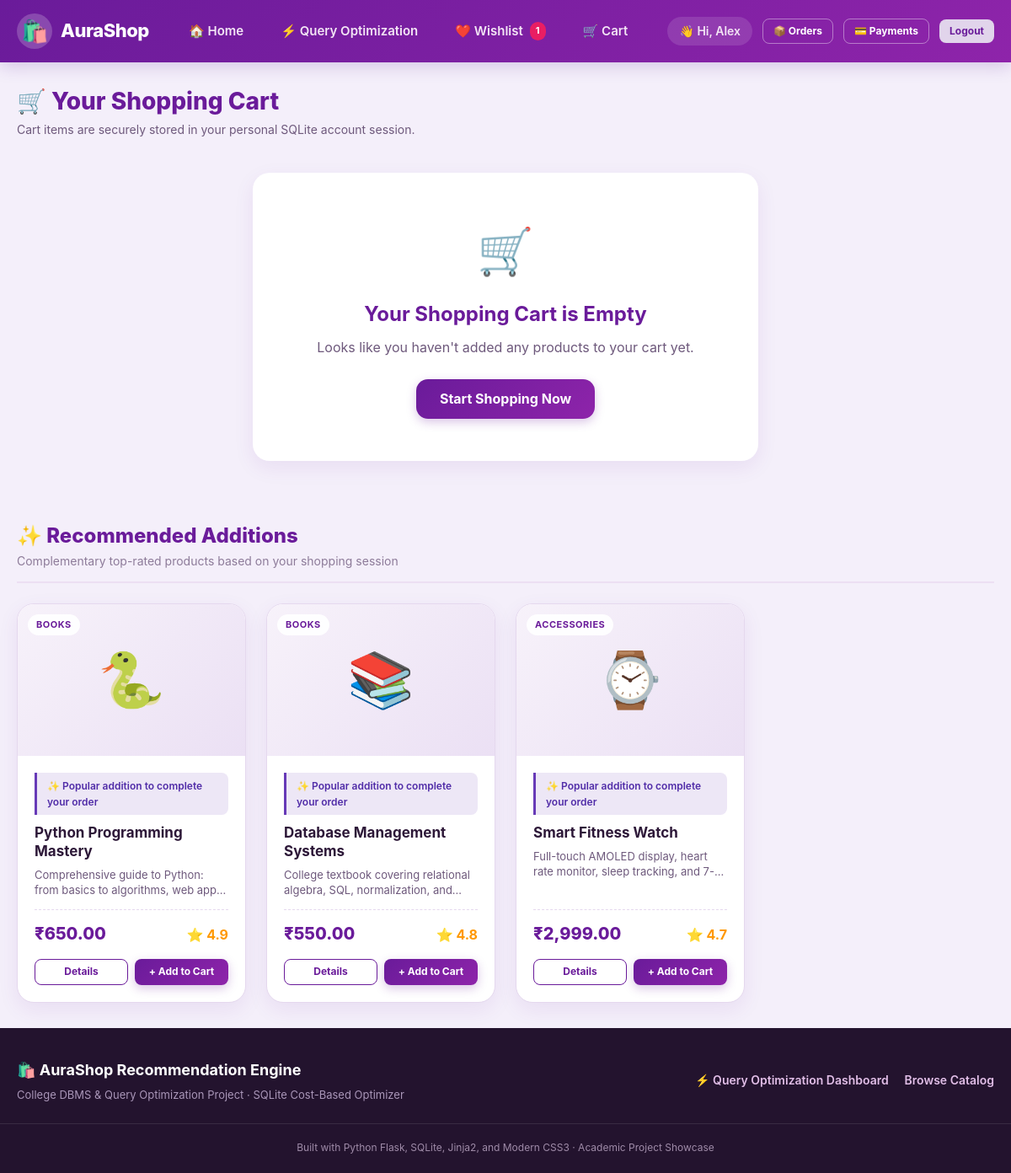
Page /cart (signed in) on the committed database.
### tables this page shows
CREATE TABLE users (
                user_id INTEGER PRIMARY KEY AUTOINCREMENT,
                username TEXT,
                full_name TEXT NOT NULL,
                email TEXT UNIQUE NOT NULL,
                password_hash TEXT NOT NULL,
                is_admin INTEGER DEFAULT 0,
                created_at TIMESTAMP DEFAULT CURRENT_TIMESTAMP
            );

CREATE TABLE products (
            product_id INTEGER PRIMARY KEY AUTOINCREMENT,
            name TEXT NOT NULL,
            category TEXT NOT NULL,
            price REAL NOT NULL,
            rating REAL DEFAULT 0,
            stock INTEGER DEFAULT 0,
            description TEXT,
            image TEXT
        );

### app.py (the view)
@app.route("/cart")
@login_required
def view_cart():
    user_id = session["user_id"]
    conn = get_connection()
    cart_rows = conn.execute("""
        SELECT c.cart_id, c.quantity, p.product_id, p.name, p.category, p.price,
               p.stock, p.image, (c.quantity * p.price) AS subtotal
        FROM cart c
        JOIN products p ON c.product_id = p.product_id
        WHERE c.user_id = ?
        ORDER BY c.added_at DESC
    """, (user_id,)).fetchall()
    cart_items = [dict(row) for row in cart_rows]
    total_amount = sum(item["subtotal"] for item in cart_items)
    cart_product_ids = [item["product_id"] for item in cart_items]
    conn.close()
    cart_recommendations = get_cart_recommendations(user_id, cart_product_ids, limit=3)
    return render_template(
        "cart.html",
        cart_items=cart_items,
        total=total_amount,
        recommendations=cart_recommendations
    )

### app.py (called while the page is built)
def login_required(f):
    @wraps(f)
    def decorated_function(*args, **kwargs):
        if "user_id" not in session:
            flash("Please log in to access this page.", "warning")
            return redirect(url_for("login", next=request.url))
        return f(*args, **kwargs)
    return decorated_function

### database.py (called while the page is built)
def get_connection():
    conn = sqlite3.connect(DB_NAME)
    conn.row_factory = sqlite3.Row
    conn.execute("PRAGMA foreign_keys = ON;")
    return conn

### optimizer.py (called while the page is built)
def get_all_categories():
    conn = get_connection()
    rows = conn.execute("SELECT DISTINCT category FROM products ORDER BY category ASC").fetchall()
    conn.close()
    return [r["category"] for r in rows]

### templates/cart.html (shortened to what this page needs)
{% extends "base.html" %}
{% block content %}
<div class="container">
    <div style="margin: 24px 0 16px;">
        <h1 style="font-size: 28px; font-weight: 800; color: var(--primary-color);">🛒 Your Shopping Cart</h1>
        <p style="color: var(--text-secondary); font-size: 14px;">
            Cart items are securely stored in your personal SQLite account session.
        </p>
    </div>
    {% if cart_items %}
    <div class="cart-layout">
        <div class="cart-items-card">
            <div style="padding-bottom: 12px; margin-bottom: 8px; border-bottom: 2px solid #ecdff3; font-weight: 700; color: var(--primary-color); display: flex; justify-content: space-between;">
                <span>Product</span>
                <span style="margin-right: 60px;">Quantity</span>
            </div>
            {% for item in cart_items %}
            <div class="cart-item-row">
                <div class="cart-item-img">{{ item.image or '🛍️' }}</div>
                <div>
                    <a href="{{ url_for('product_details', product_id=item.product_id) }}" class="cart-item-name">
                        {{ item.name }}
                    </a>
                    <div class="cart-item-price">
                        ₹{{ "{:,.2f}".format(item.price) }} each · <span style="color: var(--text-muted);">Stock: {{ item.stock }}</span>
                    </div>
                </div>
                <div>
                    <div style="display: flex; align-items: center; gap: 4px;">
                        <form action="{{ url_for('update_cart', product_id=item.product_id) }}" method="POST" style="display: inline;">
                            <input type="hidden" name="action" value="decrease">
                            <button type="submit" class="btn btn-sm btn-secondary" style="padding: 4px 10px; font-size: 14px;" title="Decrease quantity">-</button>
                        </form>
                        <span style="font-weight: 700; min-width: 28px; text-align: center; font-size: 15px;">{{ item.quantity }}</span>
                        <form action="{{ url_for('update_cart', product_id=item.product_id) }}" method="POST" style="display: inline;">
                            <input type="hidden" name="action" value="increase">
                            <button type="submit" class="btn btn-sm btn-secondary" style="padding: 4px 10px; font-size: 14px;" {% if item.quantity >= item.stock %}disabled title="Maximum stock reached"{% endif %}>+</button>
                        </form>
                    </div>
                </div>
                <div class="cart-item-subtotal">
                    ₹{{ "{:,.2f}".format(item.subtotal) }}
                </div>
                <div>
                    <a href="{{ url_for('remove_from_cart', product_id=item.product_id) }}" class="btn btn-sm btn-danger" style="padding: 6px 10px;" title="Remove product">
                        ✕
                    </a>
                </div>
            </div>
            {% endfor %}
            <div style="margin-top: 24px; display: flex; justify-content: space-between; align-items: center;">
                <a href="{{ url_for('home') }}" class="btn btn-secondary">
                    ← Continue Shopping
                </a>
            </div>
        </div>
        <div class="cart-summary-card">
            <h3 class="summary-title">Order Summary</h3>
            <div class="summary-row">
                <span>Items Subtotal:</span>
                <span>₹{{ "{:,.2f}".format(total) }}</span>
            </div>
            <div class="summary-row">
                <span>Estimated Shipping:</span>
                <span style="color: var(--success-color); font-weight: 700;">FREE</span>
            </div>
            <div class="summary-row">
                <span>Sales Tax (0% Demo):</span>
                <span>₹0.00</span>
            </div>
            <div class="summary-row summary-total">
                <span>Grand Total:</span>
                <span style="color: var(--primary-color);">₹{{ "{:,.2f}".format(total) }}</span>
            </div>
            <a href="{{ url_for('checkout') }}" class="btn btn-primary btn-lg btn-block" style="margin-top: 24px;">
                💳 Proceed to Payment & Checkout
            </a>
            <p style="text-align: center; font-size: 11px; color: var(--text-muted); margin-top: 10px;">
                🔒 Secure College Project Simulation · Updates SQLite stock instantly
            </p>
        </div>
    </div>
    {% else %}
    <div class="empty-box" style="margin: 40px auto; max-width: 600px;">
        <div class="empty-icon">🛒</div>
        <h2 style="color: var(--primary-color); margin-bottom: 8px;">Your Shopping Cart is Empty</h2>
        <p style="margin-bottom: 24px;">Looks like you haven't added any products to your cart yet.</p>
        <a href="{{ url_for('home') }}" class="btn btn-primary btn-lg">
            Start Shopping Now
        </a>
    </div>
    {% endif %}
    {% if recommendations %}
    <section class="section" style="margin-top: 40px;">
        <div class="section-header">
            <div>
                <h2 class="section-title">✨ Recommended Additions</h2>
                <p class="section-subtitle">
                    Complementary top-rated products based on your shopping session
                </p>
            </div>
        </div>
        <div class="product-grid">
            {% for item in recommendations %}
            <div class="product-card">
                <div class="product-image-box">
                    <span>{{ item.image or '🛍️' }}</span>
                    <span class="product-category-tag">{{ item.category }}</span>
                </div>
                <div class="product-content">
                    <div class="recommendation-banner badge-{{ item.badge_color or 'purple' }}">
                        <span>{{ item.recommendation_reason }}</span>
                    </div>
                    <h3 class="product-title">{{ item.name }}</h3>
                    <p class="product-desc">{{ item.description }}</p>
                    <div class="product-price-row">
                        <div class="product-price">₹{{ "{:,.2f}".format(item.price) }}</div>
                        <span class="star-rating">⭐ {{ "%.1f"|format(item.rating) }}</span>
                    </div>
                    <div class="product-actions">
                        <a href="{{ url_for('product_details', product_id=item.product_id) }}" class="btn btn-outline btn-sm">Details</a>
                        {% if item.stock > 0 %}
                            <a href="{{ url_for('add_to_cart', product_id=item.product_id) }}" class="btn btn-primary btn-sm">+ Add to Cart</a>
                        {% endif %}
                    </div>
                </div>
            </div>
            {% endfor %}
        </div>
    </section>
    {% endif %}
</div>
{% endblock %}

### templates/base.html (shortened to what this page needs)
<!DOCTYPE html>
<html lang="en">
<head>
    <link rel="stylesheet" href="{{ url_for('static', filename='css/style.css') }}">
</head>
<body>
    <header class="site-header">
        <nav class="navbar">
            <a href="{{ url_for('home') }}" class="brand-logo">
                <div class="brand-icon">🛍️</div>
                <span>AuraShop</span>
            </a>
            <ul class="nav-links">
                <li><a href="{{ url_for('home') }}">🏠 Home</a></li>
                <li><a href="{{ url_for('optimization') }}">⚡ Query Optimization</a></li>
                <li>
                    <a href="{{ url_for('view_wishlist') }}">
                        ❤️ Wishlist
                        {% if wishlist_count > 0 %}
                            <span class="cart-badge" style="background: #e91e63;">{{ wishlist_count }}</span>
                        {% endif %}
                    </a>
                </li>
                <li>
                    <a href="{{ url_for('view_cart') }}">
                        🛒 Cart
                    </a>
                </li>
            </ul>
            <div class="user-nav">
                {% if current_user %}
                    <span class="user-greeting">
                        👋 Hi, {{ current_user.full_name.split(' ')[0] }}
                    </span>
                    <a href="{{ url_for('order_history') }}" class="btn btn-sm btn-outline" style="color: white; border-color: rgba(255,255,255,0.4);">📦 Orders</a>
                    <a href="{{ url_for('payment_history') }}" class="btn btn-sm btn-outline" style="color: white; border-color: rgba(255,255,255,0.4);">💳 Payments</a>
                    <a href="{{ url_for('logout') }}" class="btn btn-sm btn-secondary">Logout</a>
                {% else %}
                    <a href="{{ url_for('login') }}" class="btn btn-sm btn-nav-auth">Sign In</a>
                    <a href="{{ url_for('register') }}" class="btn btn-sm btn-secondary">Register</a>
                {% endif %}
            </div>
        </nav>
    </header>
    <main>
        {% block content %}{% endblock %}
    </main>
    <footer class="site-footer">
        <div class="footer-content">
            <div>
                <div class="footer-brand">🛍️ AuraShop Recommendation Engine</div>
                <p style="font-size: 13px; margin-top: 4px; color: #a996b8;">
                    College DBMS & Query Optimization Project · SQLite Cost-Based Optimizer
                </p>
            </div>
            <div>
                <a href="{{ url_for('optimization') }}" style="color: #e1bee7; text-decoration: none; font-weight: 600; margin-right: 15px;">⚡ Query Optimization Dashboard</a>
                <a href="{{ url_for('home') }}" style="color: #e1bee7; text-decoration: none; font-weight: 600;">Browse Catalog</a>
            </div>
        </div>
        <div class="footer-note">
            Built with Python Flask, SQLite, Jinja2, and Modern CSS3 · Academic Project Showcase
        </div>
    </footer>
</body>
</html>

### rows in the picture
users: full_name "Alex"
products: image "🐍", category "BOOKS", recommendation_reason "✨ Popular addition to complete your order", name "Python Programming Mastery", description "Comprehensive guide to Python: from basics to algorithms, web…", price "650.00", rating "4.9"
products: image "📚", category "BOOKS", recommendation_reason "✨ Popular addition to complete your order", name "Database Management Systems", description "College textbook covering relational algebra, SQL, normalization,…", price "550.00", rating "4.8"
products: image "⌚", category "ACCESSORIES", recommendation_reason "✨ Popular addition to complete your order", name "Smart Fitness Watch", description "Full-touch AMOLED display, heart rate monitor, sleep tracking,…", price "2,999.00", rating "4.7"

### other values in the picture
{{ wishlist_count }} "1"
